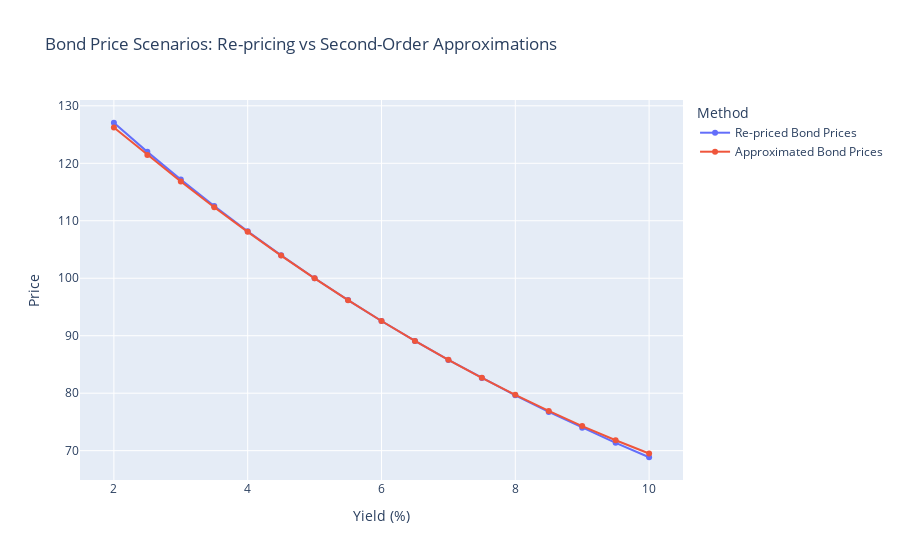

Source (notebook cell):
### Markdown cell above
## c. Scenario bond prices: "re-pricing" vs "second-order approximations"

Compute the scenario bond prices on the following scenario yield grid: [from 2% to 10% in steps of 0.5%]

Compute the second-order scenario price approximations using duration and convexity sensitivities.

Using Plotly, Plot the scenario prices (Y-axis) vs yieds (X-axis), for both the "re-pricing" and "second-order approximations" method.

### Code cell
import numpy as np
import plotly.graph_objects as go

# Given values
current_yield = 0.06  # Current market yield of 6%
yields = np.arange(0.02, 0.105, 0.005)  # Scenario yields from 2% to 10% in steps of 0.5%
current_price = bond_price  # Use the bond price calculated previously
modified_duration = modified_duration  # Use the modified duration calculated previously
convexity = convexity  # Use the convexity calculated previously

# Calculate scenario bond prices
scenario_prices = [fixed_rate_bond.cleanPrice(y, day_count, compounding, frequency) for y in yields]

# Calculate second-order scenario price approximations
delta_y = yields - current_yield
approx_prices = current_price * (1 - modified_duration * delta_y + 0.5 * convexity * delta_y**2)

### Step 3: Plot Using Plotly

fig = go.Figure()

# Add traces for actual re-pricing and second-order approximations
fig.add_trace(go.Scatter(x=yields*100, y=scenario_prices, mode='lines+markers', name='Re-priced Bond Prices'))
fig.add_trace(go.Scatter(x=yields*100, y=approx_prices, mode='lines+markers', name='Approximated Bond Prices'))

# Update plot layout
fig.update_layout(title='Bond Price Scenarios: Re-pricing vs Second-Order Approximations',
                  xaxis_title='Yield (%)',
                  yaxis_title='Price',
                  legend_title='Method')

fig.show()

### Figure 1 — Plotly figure (JSON) as saved in the notebook; plotly's stock layout.template omitted (floating-point values rounded to 4 significant figures)
{"data": [{"mode": "lines+markers", "name": "Re-priced Bond Prices", "type": "scatter", "x": [2, 2.5, 3.0, 3.5, 4.0, 4.5, 5, 5.5, 6.0, 6.5, 7.0, 7.5, 8.0, 8.5, 9.0, 9.5, 10.0], "y": [127.1, 122.0, 117.2, 112.6, 108.2, 104.0, 100.0, 96.19, 92.56, 89.1, 85.79, 82.64, 79.62, 76.74, 73.99, 71.37, 68.85]}, {"mode": "lines+markers", "name": "Approximated Bond Prices", "type": "scatter", "x": [2, 2.5, 3.0, 3.5, 4.0, 4.5, 5, 5.5, 6.0, 6.5, 7.0, 7.5, 8.0, 8.5, 9.0, 9.5, 10.0], "y": [126.2, 121.4, 116.8, 112.4, 108.1, 103.9, 99.99, 96.19, 92.56, 89.1, 85.81, 82.68, 79.71, 76.91, 74.28, 71.81, 69.51]}], "layout": {"legend": {"title": {"text": "Method"}}, "title": {"text": "Bond Price Scenarios: Re-pricing vs Second-Order Approximations"}, "xaxis": {"title": {"text": "Yield (%)"}}, "yaxis": {"title": {"text": "Price"}}}}
